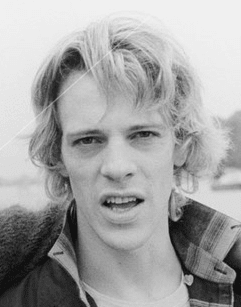
%> input picture doc/SC1.PNG, 241 x 307 px
$ octave hog.m   (GNU Octave 9; MATLAB toolbox functions it lacks are replaced by stand-ins)
%> lines starting %> are read from the running program, lines starting %| are printed output that depends on the picture
I = imread('SC1.png');
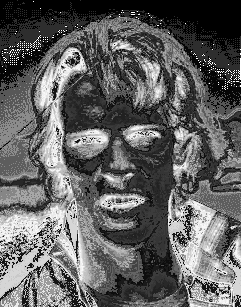
%> I: size 307x241 uint8; min 0, max 38, mean 14.6; drawn with min black and max white
[Gx,Gy] = imgradientxy(I);
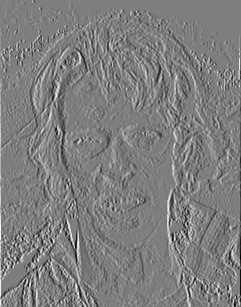
%> Gx: size 307x241 double; min -143, max 145, mean 0; drawn with min black and max white
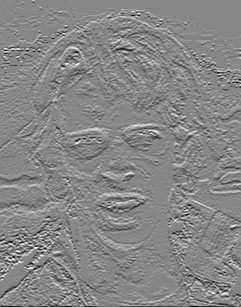
%> Gy: size 307x241 double; min -148, max 133, mean 0.2; drawn with min black and max white

figure
imshowpair(Gx,Gy,'montage')
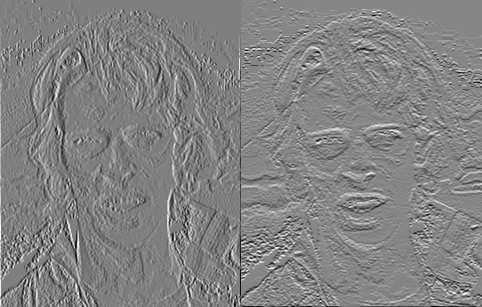
%> displayed picture: size 307x482, on the screen's scale of 0 to 255; min 0, max 255, mean 130.6
title('Directional gradients Gx (horizontal) and Gy (vertical)')

%> (the run ends here)
